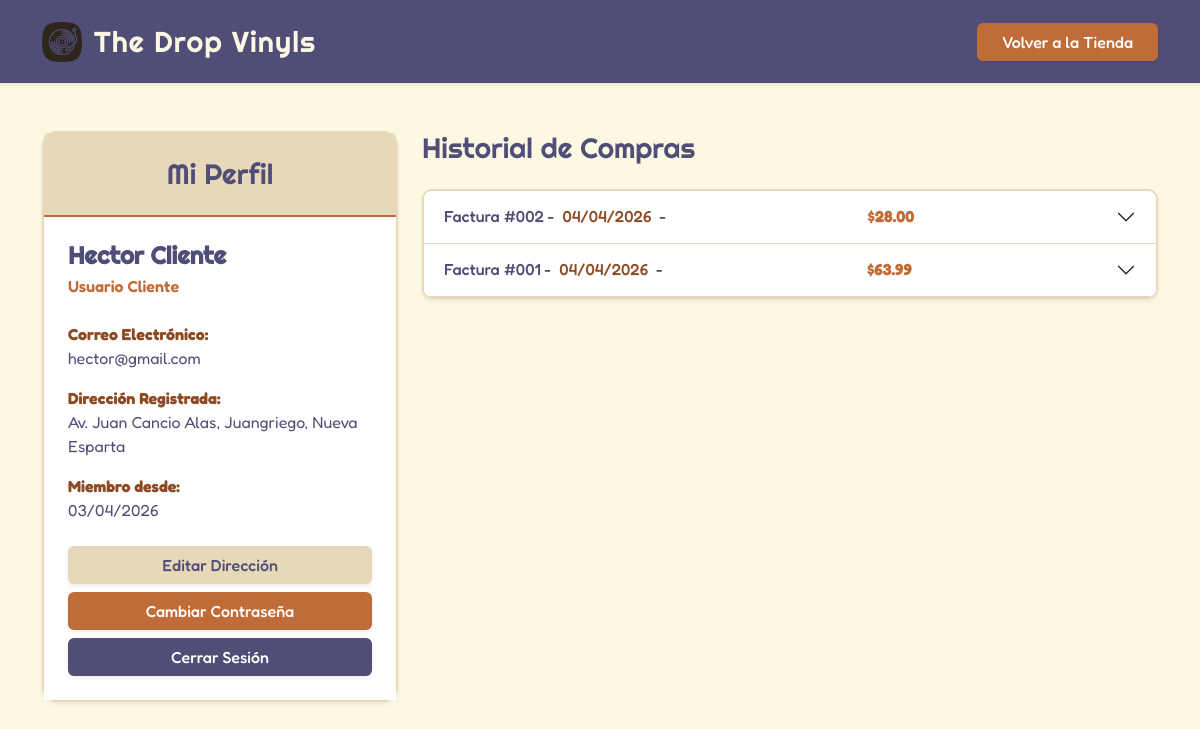
The page /Usuarios/perfil/perfil.php (signed in) on the database its author committed.
### tables this page shows
CREATE TABLE `usuarios` (
  `id` int(11) NOT NULL,
  `nombre` varchar(50) NOT NULL,
  `apellido` varchar(50) NOT NULL,
  `correo` varchar(100) NOT NULL,
  `direccion` varchar(255) DEFAULT NULL,
  `contrasena` varchar(255) NOT NULL,
  `rol` enum('admin','cliente') DEFAULT 'cliente',
  `fecha_registro` timestamp NOT NULL DEFAULT current_timestamp()
);

CREATE TABLE `facturas` (
  `id` int(11) NOT NULL,
  `id_usuario` int(11) NOT NULL,
  `precio_final` decimal(10,2) NOT NULL,
  `fecha_emision` timestamp NOT NULL DEFAULT current_timestamp()
);

### Usuarios/perfil/perfil.php (the view, shortened to what this page needs)
<?php
$host = "localhost"; $user = "root"; $pass = ""; $db = "the_drop_vinyls";
$conn = new mysqli($host, $user, $pass, $db);
$id_usuario = $_SESSION['usuario_id'];
$stmt_user = $conn->prepare("SELECT nombre, apellido, correo, rol, fecha_registro, direccion FROM usuarios WHERE id = ?");
$stmt_user->bind_param("i", $id_usuario);
$stmt_user->execute();
$datos_usuario = $stmt_user->get_result()->fetch_assoc();
$stmt_facturas = $conn->prepare("SELECT id, precio_final, fecha_emision FROM facturas WHERE id_usuario = ? ORDER BY fecha_emision DESC");
$stmt_facturas->bind_param("i", $id_usuario);
$stmt_facturas->execute();
$resultado_facturas = $stmt_facturas->get_result();
?>
<!DOCTYPE html>
<html lang="es">
<head>
    <link href="https://cdn.jsdelivr.net/npm/bootstrap@5.3.2/dist/css/bootstrap.min.css" rel="stylesheet">
</head>
<body style="background-color: #FDF8E2; font-family: 'Fredoka', sans-serif; color: #504E76;">
<nav class="navbar navbar-expand-lg shadow-sm" style="background-color: #504E76; padding: 15px 0;">
    <div class="container">
        <a class="navbar-brand d-flex align-items-center" href="index.php" style="font-family: 'Righteous', sans-serif; color: #FDF8E2; font-size: 1.8rem; letter-spacing: 1px;">
            <img src="../assets/LOGO.png" alt="Logo The Drop Vinyls" style="height: 40px; margin-right: 12px; object-fit: contain;">
            The Drop Vinyls
        </a>
        <div class="collapse navbar-collapse" id="navbarContenido">
            <ul class="navbar-nav ms-auto mb-2 mb-lg-0 align-items-center">
                <li class="nav-item">
                    <a class="btn text-white fw-medium shadow-sm px-4" href="../index.php" style="background-color: #C06C38;" onmouseover="this.style.backgroundColor='#8D4A23'" onmouseout="this.style.backgroundColor='#C06C38'">Volver a la Tienda</a>
                </li>
            </ul>
        </div>
    </div>
</nav>
<div class="container my-5">
    <div class="row">
        <div class="col-lg-4 mb-4">
            <div class="card shadow-sm border-0 rounded-4" style="border: 2px solid #E6D8B8 !important;">
                <div class="card-header text-center p-4" style="background-color: #E6D8B8; border-bottom: 2px solid #C06C38 !important;">
                    <h3 class="m-0" style="font-family: 'Righteous', sans-serif; color: #504E76;">Mi Perfil</h3>
                </div>
                <div class="card-body p-4 bg-white">
                    <h5 class="fw-bold mb-1" style="color: #504E76; font-family: 'Righteous', sans-serif; font-size: 1.5rem;">
                        <?php echo htmlspecialchars($datos_usuario['nombre'] . ' ' . $datos_usuario['apellido']); ?>
                    </h5>
                    <p class="mb-4" style="color: #C06C38; font-weight: 600;">
                        Usuario <?php echo ucfirst(htmlspecialchars($datos_usuario['rol'])); ?>
                    </p>
                    <div class="mb-3">
                     <span class="d-block fw-bold" style="color: #8D4A23;">Correo Electrónico:</span>
                     <span style="color: #504E76;"><?php echo htmlspecialchars($datos_usuario['correo']); ?></span>
                 </div>
                 <div class="mb-3">
                     <span class="d-block fw-bold" style="color: #8D4A23;">Dirección Registrada:</span>
                     <span style="color: #504E76;"><?php echo htmlspecialchars($datos_usuario['direccion'] ?? 'Sin dirección registrada'); ?></span>
                 </div>
                    <div class="mb-4">
                        <span class="d-block fw-bold" style="color: #8D4A23;">Miembro desde:</span>
                        <span style="color: #504E76;"><?php echo date("d/m/Y", strtotime($datos_usuario['fecha_registro'])); ?></span>
                    </div>
                    <div class="d-grid gap-2">
                        <button class="btn fw-medium shadow-sm" style="background-color: #E6D8B8; color: #504E76;" data-bs-toggle="modal" data-bs-target="#modalDatos">Editar Dirección</button>
                        <button class="btn fw-medium text-white shadow-sm" style="background-color: #C06C38;" data-bs-toggle="modal" data-bs-target="#modalPass">Cambiar Contraseña</button>
                        <a href="../../login.php" class="btn fw-medium text-white shadow-sm" style="background-color: #504E76;">Cerrar Sesión</a>
                    </div>
                </div>
            </div>
        </div>
        <div class="col-lg-8">
            <h3 class="mb-4" style="font-family: 'Righteous', sans-serif; color: #504E76;">Historial de Compras</h3>
            <?php if ($resultado_facturas->num_rows > 0): ?>
                <div class="accordion shadow-sm" id="accordionCompras" style="border: 2px solid #E6D8B8; border-radius: 10px; overflow: hidden;">
                    <?php while($factura = $resultado_facturas->fetch_assoc()): ?>
                        <div class="accordion-item border-0 border-bottom" style="border-color: #E6D8B8 !important;">
                            <h2 class="accordion-header" id="heading<?php echo $factura['id']; ?>">
                                <button class="accordion-button collapsed fw-medium" type="button" data-bs-toggle="collapse" data-bs-target="#collapse<?php echo $factura['id']; ?>" aria-expanded="false" aria-controls="collapse<?php echo $factura['id']; ?>" style="background-color: white; color: #504E76; box-shadow: none;">
                                    Factura #00<?php echo $factura['id']; ?> - <span class="mx-2" style="color: #8D4A23;"><?php echo date("d/m/Y", strtotime($factura['fecha_emision'])); ?></span> - <span class="ms-auto fw-bold" style="color: #C06C38;">$<?php echo number_format($factura['precio_final'], 2); ?></span>
                                </button>
                            </h2>
                        </div>
                    <?php endwhile; ?>
                </div>
            <?php endif; ?>
        </div>
    </div>
</div>
</body>
</html>

### rows shown on the page
usuarios: nombre+apellido "Hector Cliente", rol "Cliente", correo "hector@gmail.com", direccion "Av. Juan Cancio Alas, Juangriego, Nueva Esparta", fecha_registro "03/04/2026"
facturas: id "2", fecha_emision "04/04/2026", precio_final "28.00"
facturas: id "1", fecha_emision "04/04/2026", precio_final "63.99"
